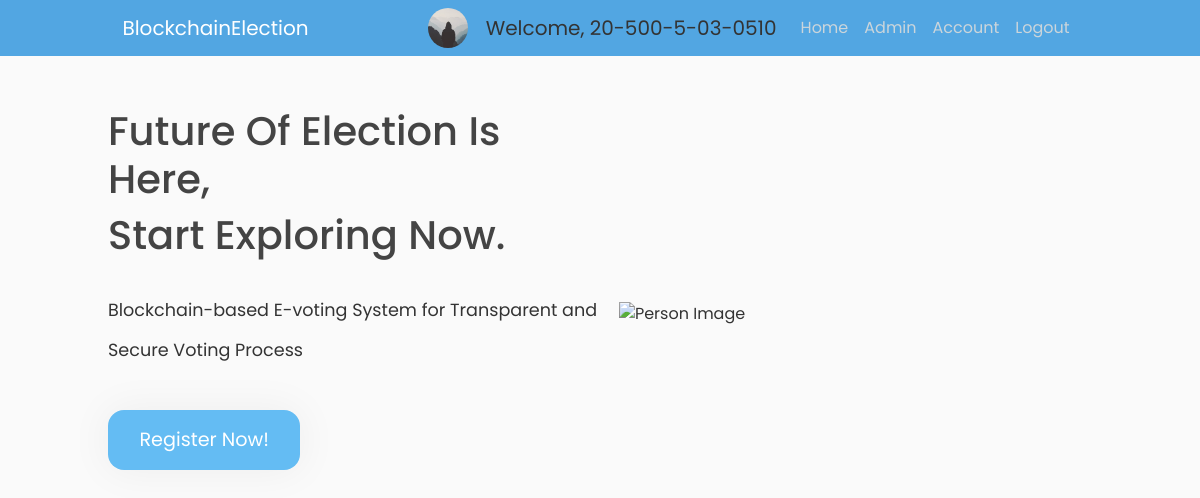
/index2 (signed in), run on an earlier commit of the app's database.
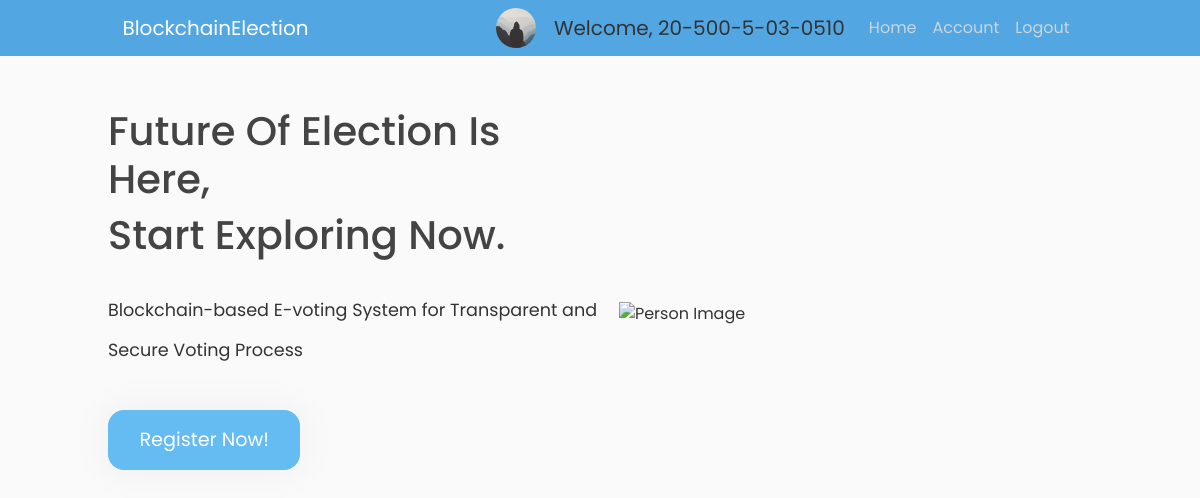
And on a later commit of the database.
### app/models.py (models this page shows, shortened)
class Voter(db.Model, UserMixin):
    id = db.Column(db.Integer, primary_key=True)
    cin = db.Column(db.String(30), unique=True, nullable=False)
    name = db.Column(db.String(255), nullable=False)
    email = db.Column(db.String(30), unique=True, nullable=False)
    dept = db.Column(db.String(4), db.ForeignKey('department.dept_code'), nullable=False)
    imagefile = db.Column(db.String(20), nullable=False, default='default.jpg')
    password = db.Column(db.String(60), nullable=False)
    join_year = db.Column(db.Integer, nullable=False, default=2016)
    is_admin = db.Column(db.Boolean, default=False, nullable=False)

### app/routes.py (the view)
@app.route("/index2")
def index2():
    return render_template("index2.html")

### app/models.py (called while the page is built)
@login_manager.user_loader
def load_user(user_id):
    return Voter.query.get(int(user_id))

### app/templates/index2.html (shortened to what this page needs)
<!DOCTYPE html>
<html lang="en">
  <head>
    <link rel="stylesheet" href="https://maxcdn.bootstrapcdn.com/bootstrap/4.0.0/css/bootstrap.min.css">
    <link rel="stylesheet" href="../static/style.css" />
    <link rel="stylesheet" type="text/css" href="{{ url_for('static', filename='main.css') }}">
  </head>
  <body>
    <main>
      <div class="big-wrapper">
        {% include 'navbar.html' %}
        <div class="showcase-area">
          <div class="container">
            <div class="left">
              <div class="big-title">
                <h1>Future of Election is here,</h1>
                <h1>Start Exploring now.</h1>
              </div>
              <p class="text">
                Blockchain-based E-voting System for Transparent and Secure Voting Process
              </p>
              <div class="cta">
                <a href="{{ url_for('register') }}" class="btn">Register Now!</a>
              </div>
            </div>
            <div class="right">
              <img src="../static/img/person.png" alt="Person Image" class="person" />
            </div>
          </div>
        </div>
      </div>
    </main>
  </body>
</html>

### app/templates/navbar.html (shortened to what this page needs)
<header class="site-header">
  <nav class="navbar navbar-expand-md navbar-dark bg-steel fixed-top">
    <div class="container">
      <a class="navbar-brand mr-4" href="{{ url_for('home') }}">BlockchainElection</a>
      <div class="collapse navbar-collapse" id="navbarToggle">
        <div class="navbar-nav ml-auto">
          {% if current_user.is_admin %}
          <img class="rounded-circle account-img-small" src="/static/profile_pics/{{ current_user.imagefile }}">
          <a class="navbar-brand disabled ml-2" style="cursor: default;">Welcome, {{ current_user.cin }}</a>
          <a class="nav-item nav-link" href="{{ url_for('home') }}">Home</a>
          <a class="nav-item nav-link" href="{{ url_for('admin') }}">Admin</a>
          <a class="nav-item nav-link" href="{{ url_for('account') }}">Account</a>
          <a class="nav-item nav-link" href="{{ url_for('logout') }}">Logout</a>
          {% elif current_user.is_authenticated %}
          <img class="rounded-circle account-img-small" src="/static/profile_pics/{{ current_user.imagefile }}">
          <a class="navbar-brand disabled ml-2" style="cursor: default;">Welcome, {{ current_user.cin }}</a>
          <a class="nav-item nav-link" href="{{ url_for('home') }}">Home</a>
          <a class="nav-item nav-link" href="{{ url_for('account') }}">Account</a>
          <a class="nav-item nav-link" href="{{ url_for('logout') }}">Logout</a>
          {% else %}
            <a class="nav-item nav-link" href="{{ url_for('login') }}">Login</a>
            <a class="nav-item nav-link" href="{{ url_for('register') }}">Register</a>
          {% endif %}
        </div>
      </div>
    </div>
  </nav>
</header>

What changed in the data, as far as the page shows it:
changed Voter: imagefile: picture added; is_admin True → False (drawn); imagefile: picture removed
Also different on the page:
text no longer shown: "Admin"
